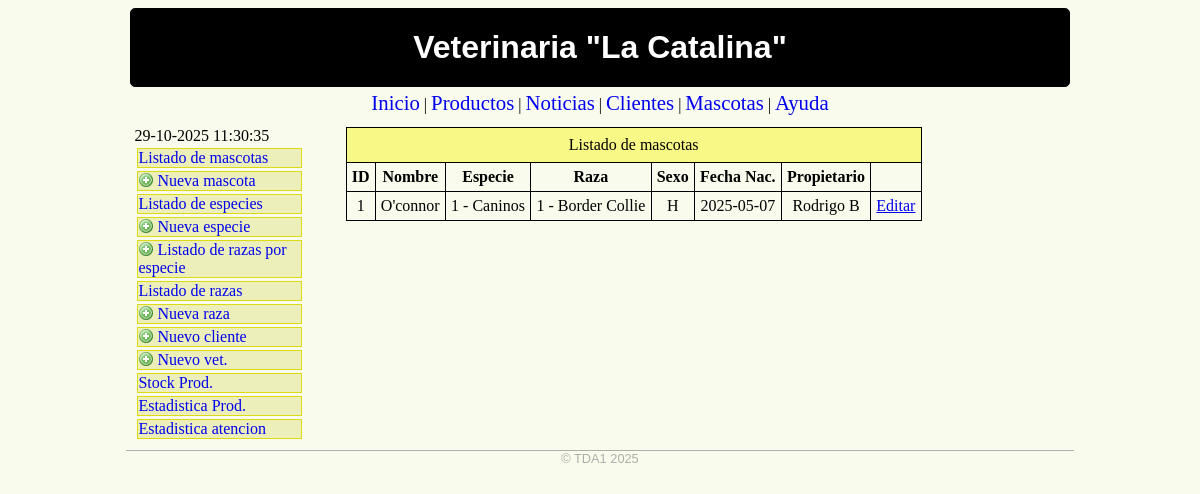
The app's page /veterinaria/mascotas-listar.php with its own data.
### tables this page shows
CREATE TABLE `mascotas` (
  `masid` int(11) NOT NULL,
  `masnombre` varchar(50) NOT NULL,
  `masespecie` int(11) NOT NULL,
  `masraza` int(11) NOT NULL,
  `massexo` varchar(1) NOT NULL,
  `masfechanac` date NOT NULL,
  `maspropietario` varchar(100) NOT NULL
);

CREATE TABLE `especies` (
  `espid` int(11) NOT NULL,
  `espnombre` varchar(50) NOT NULL
);

CREATE TABLE `razas` (
  `razid` int(11) NOT NULL,
  `raznombre` varchar(50) NOT NULL,
  `razespecie` int(11) NOT NULL
);

### veterinaria/mascotas-listar.php (the view, shortened to what this page needs)
<html>
<head>
<link href='./estilo-diagramacion.css' rel='stylesheet' type='text/css'>
</head>
<body>
<div class='contenedor'>
	<header>
	<a href='/'>Veterinaria "La Catalina"</a>
	</header>
	<nav>
	<?php include('menu-superior.php'); ?>
	</nav>
	<section>
	<?php include('menu-lateral.php'); ?>
	</section>
<article>
<table class='tablita'>
<caption>Listado de mascotas</caption>
<tr>
	<th>ID</th>
	<th>Nombre</th>
	<th>Especie</th>
	<th>Raza</th>
	<th>Sexo</th>
	<th>Fecha Nac.</th>
	<th>Propietario</th>
	<th></th>
</tr>
<?php
require('./db.php');
$sql = "SELECT * FROM mascotas ";
$sql .= "INNER JOIN especies ON mascotas.masespecie = especies.espid ";
$sql .= "INNER JOIN razas ON mascotas.masraza = razas.razid ";
$result = mysqli_query($conn, $sql);
while($row = mysqli_fetch_array($result, MYSQLI_ASSOC)){
	echo "<tr>\n";
	echo "<td>".$row['masid']."</td>\n";
	echo "<td>".$row['masnombre']."</td>\n";
	echo "<td>".$row['masespecie']." - ".$row['espnombre']."</td>\n";
	echo "<td>".$row['masraza']." - ".$row['raznombre']."</td>\n";
	echo "<td>".$row['massexo']."</td>\n";
	echo "<td>".$row['masfechanac']."</td>\n";
	echo "<td>".$row['maspropietario']."</td>\n";
	echo "<td><a href='./mascotas-editar.php?masid=".$row['masid']."'>Editar</td>\n";
	echo "</tr>\n";
}
?>
</table>
</article>
<footer>
	&copy; TDA1 2025
</footer>
</div>
</body>
</html>

### veterinaria/estilo-diagramacion.css (style rules this page uses)
body { background: #f9fbec; }
.contenedor { width: 80%; min-width: 600px; margin: 0 auto; }
header { border: 1px solid #000000; border-radius: 5px; font-family: Arial, Helvetica, sans-serif; margin: 4px; text-align: center; padding: 20px; background: #000000 url('./images/gloomy-stripes-dark-background-tile.jpg'); }
header a { color: #ffffff; text-decoration: none; font-size: 200%; font-weight: bold; }
nav { text-align: center; margin: 4px; }
section { width: 18%; border:#eb2cc5; margin: 4px 0 4px 4px; padding: 4px; float: left; }
article { width: 76%; border:#1723d0; float: right; margin: 4px 4px 4px 0; padding: 4px; }
footer { clear:both; text-align: center; font-family: Arial, Helvetica, sans-serif; font-size: 80%; color: #afadad; border-top: 1px solid #afadad; }
.tablita { border: 1px solid #000000; border-collapse: collapse; width: 80%; }
.tablita td, .tablita th { border: 1px solid #000000; padding: 5px; text-align: center; }
.tablita caption { border: 1px solid #000000; border-bottom: 0; padding: 8px; background: #F8F887; }

### records on screen
mascotas: masid "1", masnombre "O'connor", masespecie "1", especies.espnombre "Caninos", masraza "1", razas.raznombre "Border Collie", massexo "H", masfechanac "2025-05-07", maspropietario "Rodrigo B"
